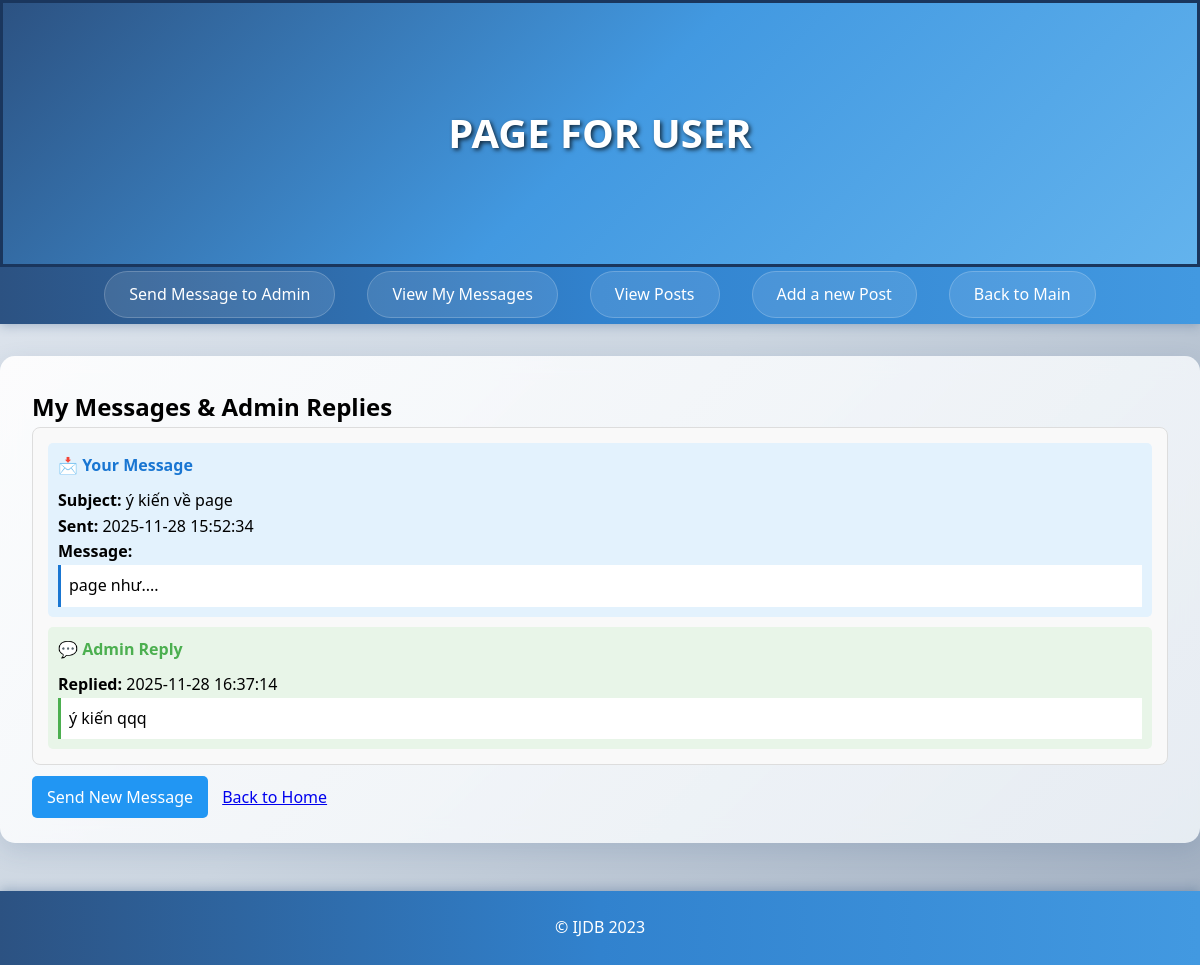
Page /COURSEWORK/User/viewreply.php on the committed database.
### tables this page shows
CREATE TABLE `simple_replies` (
  `id` int(11) NOT NULL,
  `message_id` int(11) DEFAULT NULL,
  `reply_text` text DEFAULT NULL,
  `reply_date` datetime DEFAULT current_timestamp()
);

CREATE TABLE `messages` (
  `id` int(11) NOT NULL,
  `sender_name` varchar(255) DEFAULT NULL,
  `sender_email` varchar(255) DEFAULT NULL,
  `subject` varchar(255) DEFAULT NULL,
  `message` text DEFAULT NULL,
  `sent_date` datetime DEFAULT NULL
);

### COURSEWORK/User/viewreply.php (called while the page is built, shortened)
<?php
try {
    include '../includes/DatabaseConnection.php';
    $createTable = "CREATE TABLE IF NOT EXISTS simple_replies (
        id INT AUTO_INCREMENT PRIMARY KEY,
        message_id INT,
        reply_text TEXT,
        reply_date DATETIME DEFAULT CURRENT_TIMESTAMP
    )";
    $pdo->exec($createTable);
    $sql = "SELECT m.*, sr.reply_text, sr.reply_date
            FROM messages m
            LEFT JOIN simple_replies sr ON m.id = sr.message_id
            ORDER BY m.sent_date DESC";
    $messagesQuery = $pdo->query($sql);
    $messages = $messagesQuery->fetchAll();
    include '../templates/viewreply.html.php';
} catch (PDOException $e) {
    $title = 'Error';
    $output = 'Error fetching messages: ' . $e->getMessage();
}
include '../templates/user_layout.html.php';
?>

### COURSEWORK/templates/viewreply.html.php (the view)
<h2>My Messages & Admin Replies</h2>
<?php if(empty($messages)): ?>
    <p>You haven't sent any messages yet.</p>
    <p><a href="message.php">Send a message to admin</a></p>
<?php else: ?>
    <?php foreach($messages as $message): ?>
        <div style="border: 1px solid #ddd; margin-bottom: 20px; padding: 15px; border-radius: 8px; background-color: #f9f9f9;">
            <div style="background-color: #e3f2fd; padding: 10px; border-radius: 5px; margin-bottom: 10px;">
                <h4 style="color: #1976d2; margin: 0 0 10px 0;">📩 Your Message</h4>
                <p><strong>Subject:</strong> <?=htmlspecialchars($message['subject'], ENT_QUOTES, 'UTF-8')?></p>
                <p><strong>Sent:</strong> <?=htmlspecialchars($message['sent_date'], ENT_QUOTES, 'UTF-8')?></p>
                <p><strong>Message:</strong></p>
                <div style="background-color: white; padding: 8px; border-left: 3px solid #1976d2;">
                    <?=nl2br(htmlspecialchars($message['message'], ENT_QUOTES, 'UTF-8'))?>
                </div>
            </div>
            <?php if(isset($message['reply_text']) && !empty($message['reply_text'])): ?>
                <div style="background-color: #e8f5e8; padding: 10px; border-radius: 5px;">
                    <h4 style="color: #4caf50; margin: 0 0 10px 0;">💬 Admin Reply</h4>
                    <p><strong>Replied:</strong> <?=htmlspecialchars($message['reply_date'], ENT_QUOTES, 'UTF-8')?></p>
                    <div style="background-color: white; padding: 8px; border-left: 3px solid #4caf50;">
                        <?=nl2br(htmlspecialchars($message['reply_text'], ENT_QUOTES, 'UTF-8'))?>
                    </div>
                </div>
            <?php else: ?>
                <div style="background-color: #fff3e0; padding: 10px; border-radius: 5px; text-align: center;">
                    <p style="color: #ff9800; margin: 0;">⏳ Waiting for admin reply...</p>
                </div>
            <?php endif; ?>
        </div>
    <?php endforeach; ?>
<?php endif; ?>
<div style="margin-top: 20px;">
    <a href="message.php" style="background-color: #2196f3; color: white; padding: 10px 15px; text-decoration: none; border-radius: 5px;">Send New Message</a>
    <a href="index.php" style="margin-left: 10px;">Back to Home</a>
</div>

### COURSEWORK/questions.css (style rules this page uses)
* { margin: 0; padding: 0; box-sizing: border-box; }
body { font-family: 'Segoe UI', Tahoma, Geneva, Verdana, sans-serif; line-height: 1.6; background: linear-gradient(135deg, #e2e8f0 0%, #cbd5e0 50%, #a0aec0 100%); min-height: 100vh; }

### rows in the picture
simple_replies: message.subject "ý kiến về page", message.sent_date "2025-11-28 15:52:34", message.message "page như....", reply_date "2025-11-28 16:37:14", reply_text "ý kiến qqq"
